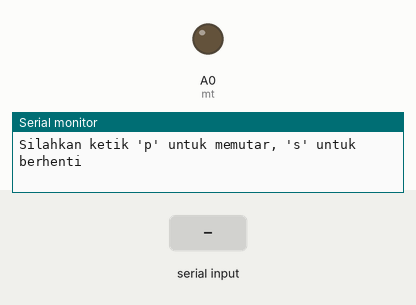
Simulated run of this sketch. Board: Arduino Uno, built with avr-gcc and run on an emulated ATmega328P. On the bench: output pins drawn as LEDs (lit = HIGH), the last lines printed to the serial monitor. The test bench sets the inputs (shaded band).

Above: at 1.2 s.
1.3 s: "s" received over Serial
At 3.5 s:
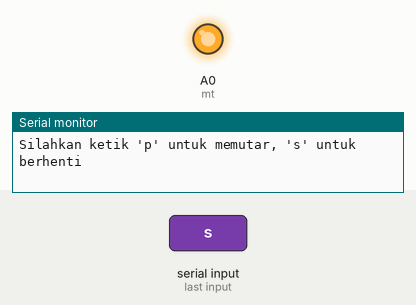
3.8 s: "p" received over Serial
At 5.5 s:
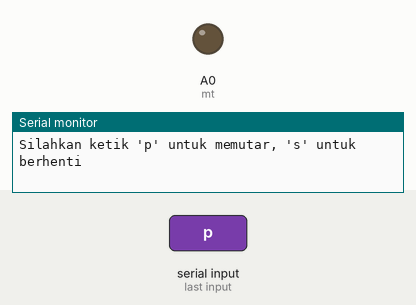
Timing chart, 0 to 7.0 s (numbered marks = the images above; inputs shaded):
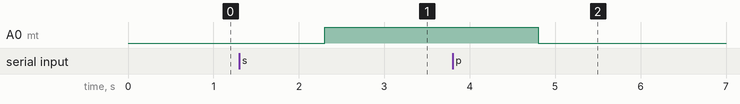

The sketch:

Bluetooth.ino
```cpp
int mt = A0; //motor DC dihubungkan ke pin analog A0 arduino
int h = 255; //5 volt
int l = 0; //0 volt
String motion;

void setup() {
  // put your setup code here, to run once:
  Serial.begin(9600);
  pinMode(mt,OUTPUT);
}

void loop() {
  // put your main code here, to run repeatedly:
  Serial.println("Silahkan ketik 'p' untuk memutar, 's' untuk berhenti");
  while (Serial.available()==0){ }
  motion = Serial.readString();
  if (motion == "p"){
    analogWrite (mt,l);
  }
  if (motion == "s"){
    analogWrite (mt,h);
  }
}
```

Measured:
- after the input at 1.3 s, A0 (mt): LOW → HIGH after 1.0 s
- after the input at 3.8 s, A0 (mt): HIGH → LOW after 1.0 s
